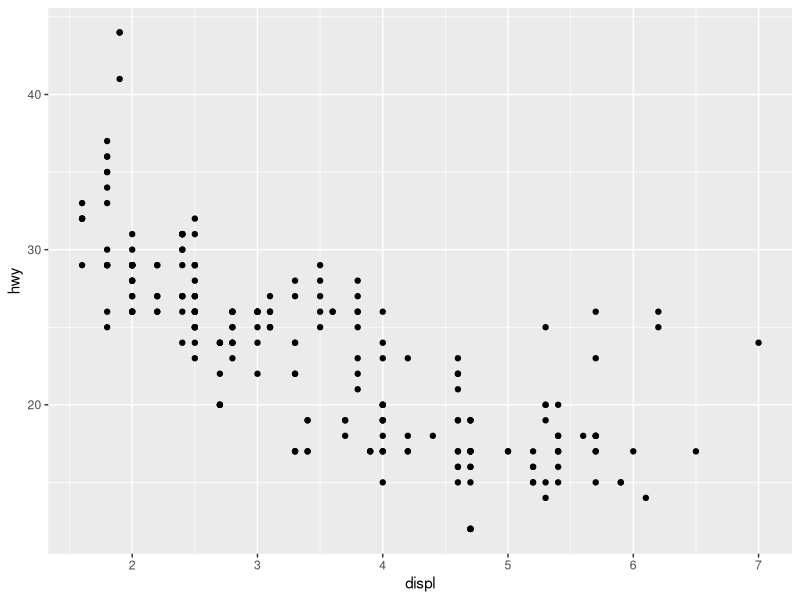
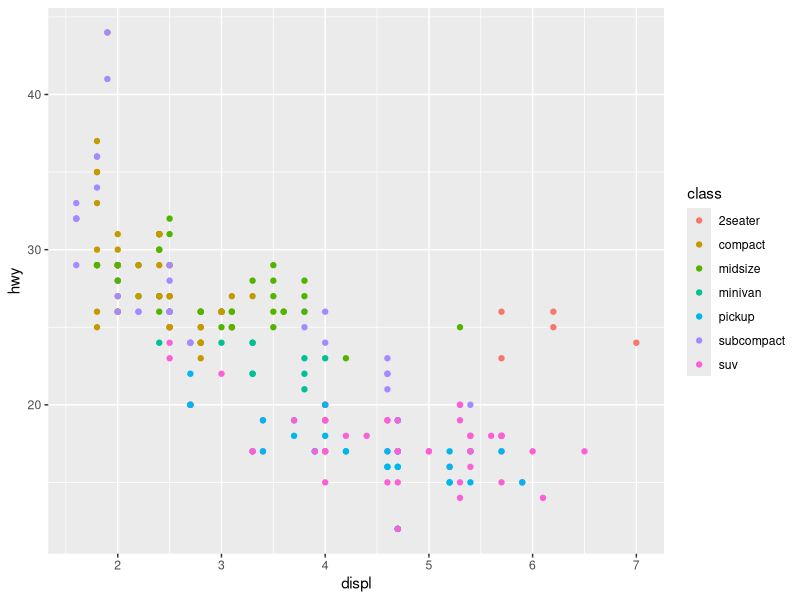
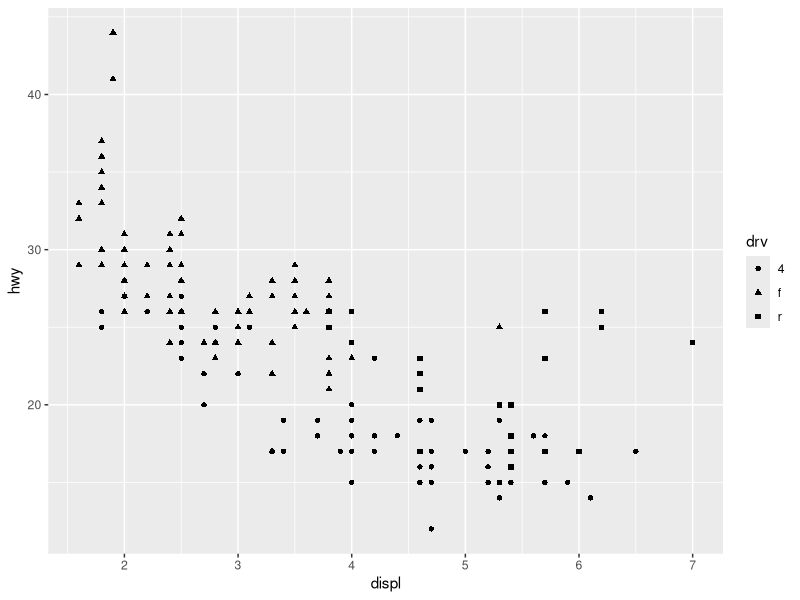
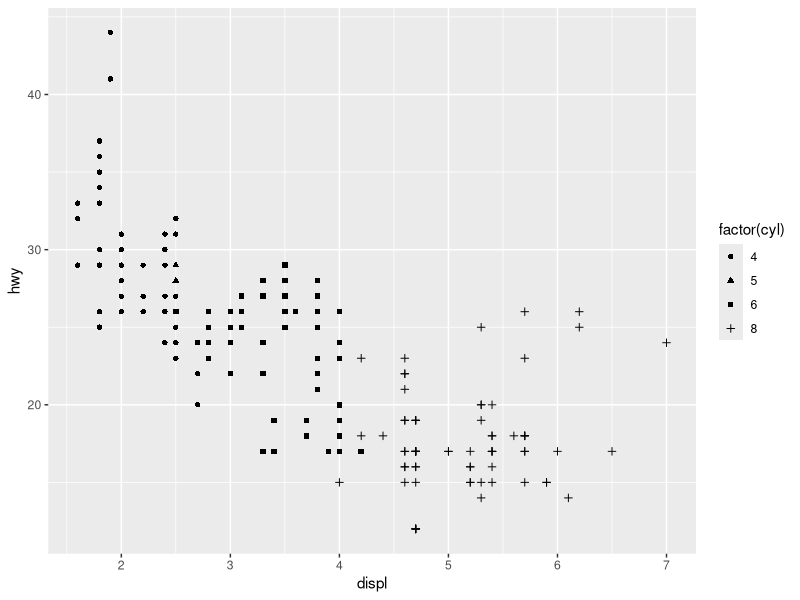
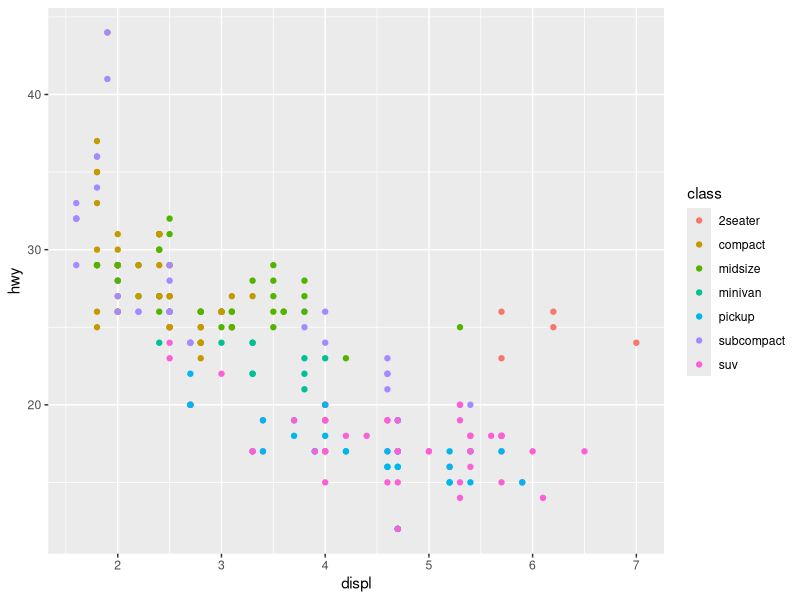
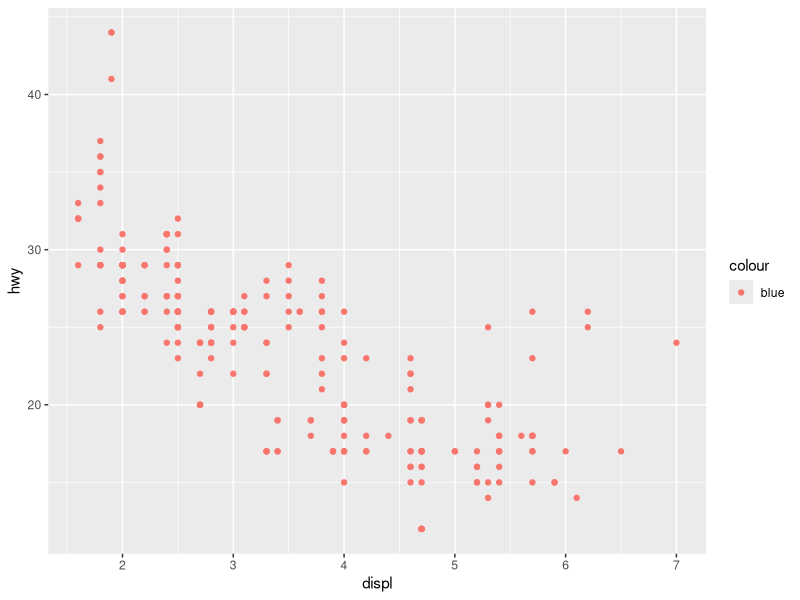
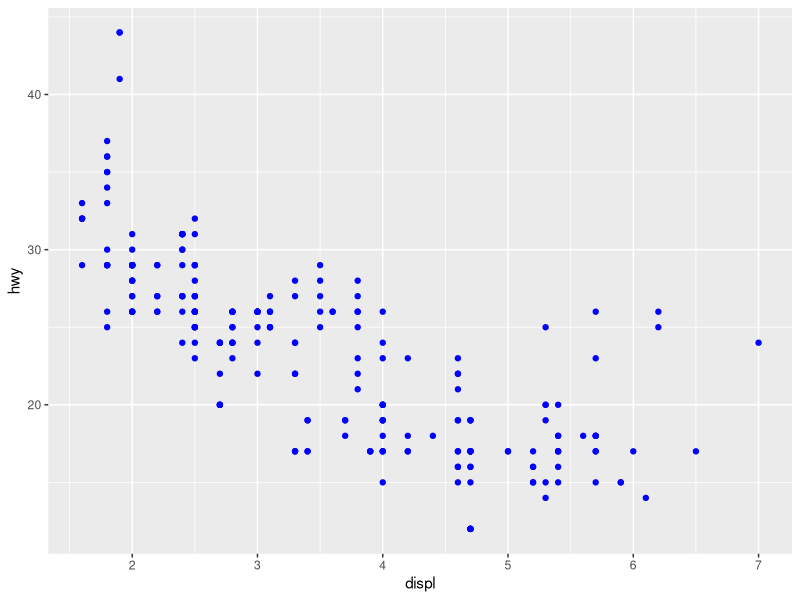
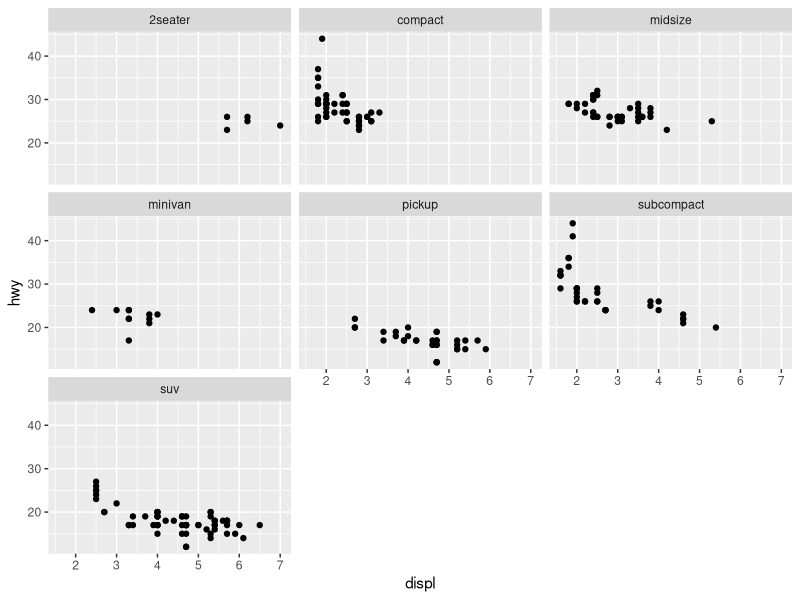

Recreate these plots in R, in order.
## ---- chunk 1
library(tidyverse)
## ---- chunk 2
ggplot(mpg,                        # Data
       aes(x = displ, y = hwy))+   # aesthetic mapping
  geom_point()                     # geom layer 
## ---- chunk 3
ggplot(mpg, aes(x = displ, y = hwy, color = class)) + 
  geom_point()

ggplot(mpg, aes(x = displ, y = hwy, shape = drv)) + 
  geom_point()

ggplot(mpg, aes(x = displ, y = hwy, shape = factor(cyl))) + 
  geom_point()
## ---- chunk 4

# Change aesthetic attributes according to some variable
ggplot(mpg, aes(displ, hwy)) + 
  geom_point(aes(color = class))

# Attempt to change all points to blue
# Will not run correctly because colour = "blue" is inside aes() 
ggplot(mpg, aes(displ, hwy)) + 
  geom_point(aes(color = "blue"))

# Change all points to blue, works correctly
ggplot(mpg, aes(displ, hwy)) + 
  geom_point(color = "blue")
## ---- chunk 5

# Facet Wrap:  Let ggplot decide how many rows and columns to make
# Only give one variable to break data up by ~ Variable
ggplot(mpg, aes(displ, hwy)) + 
  geom_point() + 
  facet_wrap(~class)

# Facet Grid: Number of rows and columns by number of unique values
# for variable 1 and variable 2 
# Row variable ~ Column variable. 
ggplot(mpg, aes(displ, hwy)) + 
  geom_point() + 
  facet_grid(drv~class)
## ---- chunk 6

# Example 1
ggplot(diamonds)+
  geom_boxplot(mapping=aes(y = price, x = cut, color = cut))

# Example 2
ggplot(diamonds)+
  geom_point(mapping=aes(y = price, x = depth, size = carat, 
                         color = cut), pch = 1)+
  labs(title = "A Title is On This Plot")

# Example 3
subgroups_diamonds <- diamonds %>%
  group_by(cut, clarity) %>%
  summarize(n = length(cut))

ggplot(data = subgroups_diamonds) +
  geom_tile(mapping = aes(x = cut, y = clarity, fill = n))+
  scale_fill_gradient(low="white", high="purple")


# Example 4: Method 1
subgroups_diamonds2 <- diamonds %>%
  group_by(cut, color) %>%
  summarize(n = length(cut))

ggplot(data = subgroups_diamonds2)+
  geom_bar(mapping = aes(x = cut, y = n, fill = color),
           position="fill", stat = "identity")

# Example 4: Method 2
ggplot(data = diamonds)+
  geom_bar(mapping = aes(x = cut, fill=color), 
           position = "fill")


# Example 5
plot_data <- diamonds %>%
  group_by(clarity) %>%
  summarize(m =mean(price))

ggplot(plot_data, aes(x = clarity, y = m)) +
  geom_bar(stat = "identity",
           show.legend = FALSE,
           color = "red",
           size = 1,
           alpha = .5)


# Example 6
ggplot(diamonds, aes(x = clarity, group = cut, fill = cut)) +
  geom_bar(position = "dodge")


# Example 7
  ## creating dataset #1
  data1 <- diamonds %>%
    group_by(clarity) %>%
    summarise(m = mean(price))

  ## creating dataset #2
  data2 <- diamonds %>%
    group_by(cut, clarity) %>%
    summarise(m = mean(price))

  ## graphing data points from 2 different datasets on one graph
  ggplot() +
    geom_point(data = data1, aes(x = clarity, y = m), color = "blue", pch = 8) +
    geom_point(data = data2, aes(x = clarity, y = m), pch = 1)

